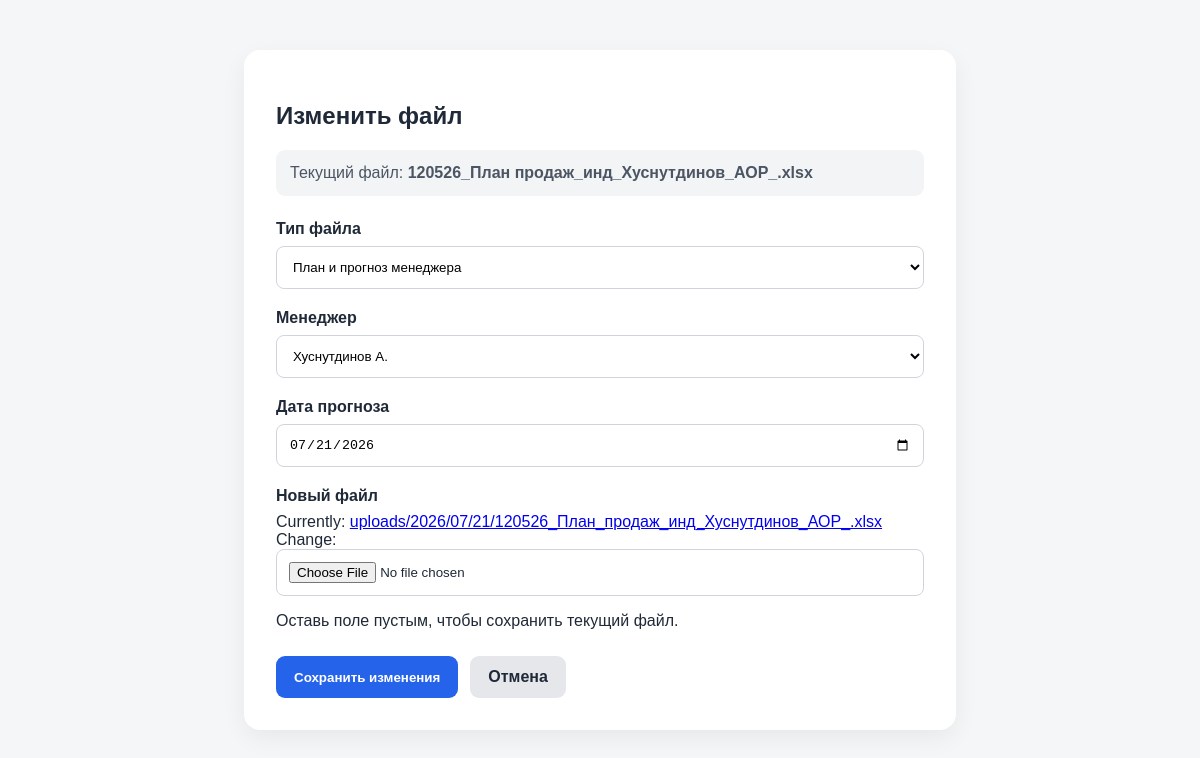
Screenshot of /uploads/21/edit/ (signed in) with the database file from the repository.
### uploads/models.py (models this page shows, shortened)
class UploadedFile(models.Model):
    MANAGERS = [
        ("khusnutdinov", "Хуснутдинов А."),
        ("redko", "Редько В."),
        ("izmailov", "Измайлов М."),
        ("mustafin", "Мустафин Р."),
        ("polyakov", "Поляков А."),
        ("prasolov_soloviev", "Прасолов и Соловьёв"),
        ("fomichev", "Фомичев В."),
        ("khoroshevsky", "Хорошевский А."),
        ("tsarev", "Царёв М."),
        ("ushakov", "Ушаков А."),
    ]
    FILE_TYPES = [
        ("manager_forecast", "План и прогноз менеджера"),
        ("actual_sales", "Фактические продажи"),
        ("other", "Другой файл"),
    ]
    file = models.FileField(
        upload_to="uploads/%Y/%m/%d/"
    )
    original_name = models.CharField(
        max_length=255
    )
    file_type = models.CharField(
        max_length=30,
        choices=FILE_TYPES,
        default="manager_forecast",
    )
    manager = models.CharField(
        max_length=40,
        choices=MANAGERS,
        blank=True,
        null=True,
    )
    forecast_date = models.DateField(
        verbose_name="Дата прогноза",
        blank=True,
        null=True,
    )
    uploaded_by = models.ForeignKey(
        settings.AUTH_USER_MODEL,
        on_delete=models.PROTECT,
        related_name="uploaded_files",
    )
    uploaded_at = models.DateTimeField(
        auto_now_add=True
    )
    size_bytes = models.PositiveBigIntegerField(
        default=0
    )
    VALIDATION_STATUSES = [
        ("not_checked", "Не проверен"),
        ("valid", "Проверен"),
        ("warning", "Есть предупреждения"),
        ("error", "Ошибка"),
    ]
    validation_status = models.CharField(
        max_length=20,
        choices=VALIDATION_STATUSES,
        default="not_checked",
    )
    sheet_count = models.PositiveIntegerField(
        default=0,
    )
    row_count = models.PositiveIntegerField(
        default=0,
    )
    column_count = models.PositiveIntegerField(
        default=0,
    )
    validation_message = models.TextField(
        blank=True,
        default="",
    )
    validated_at = models.DateTimeField(
        blank=True,
        null=True,
    )

### uploads/views.py (the view)
@login_required
def edit_file(request, file_id):
    if not is_analyst(request.user):
        return render(
            request,
            "uploads/access_denied.html",
            status=403,
        )
    uploaded_file = get_object_or_404(
        UploadedFile,
        id=file_id,
    )
    old_file_path = uploaded_file.file.name
    if request.method == "POST":
        form = UploadFileForm(
            request.POST,
            request.FILES,
            instance=uploaded_file,
        )
        if form.is_valid():
            updated_file = form.save(commit=False)
            if "file" in request.FILES:
                new_file = request.FILES["file"]
                updated_file.original_name = new_file.name
                updated_file.size_bytes = new_file.size
                if old_file_path:
                    uploaded_file.file.storage.delete(old_file_path)
            updated_file.save()
            validate_uploaded_file(updated_file)
            return redirect("uploads:upload_files")
    else:
        form = UploadFileForm(instance=uploaded_file)
    return render(
        request,
        "uploads/edit_file.html",
        {
            "form": form,
            "uploaded_file": uploaded_file,
        },
    )

### uploads/forms.py (shortened to what this page needs)
class UploadFileForm(forms.ModelForm):
    class Meta:
        model = UploadedFile
        fields = [
            "file_type",
            "manager",
            "forecast_date",
            "file",
        ]
        widgets = {
            "file_type": forms.Select(),
            "manager": forms.Select(),
            "forecast_date": forms.DateInput(
                attrs={
                    "type": "date",
                }
            ),
            "file": forms.ClearableFileInput(
                attrs={
                    "accept": ".xlsx,.xls,.csv",
                }
            ),
        }
        labels = {
            "file_type": "Тип файла",
            "manager": "Менеджер",
            "forecast_date": "Дата прогноза",
            "file": "Файл",
        }
    def __init__(self, *args, **kwargs):
        super().__init__(*args, **kwargs)
        if self.instance and self.instance.pk:
            self.fields["file"].required = False
        else:
            self.fields["forecast_date"].initial = timezone.localdate()

### uploads/views.py (called while the page is built)
def is_analyst(user):
    return (
        user.is_superuser
        or user.groups.filter(name="Analyst").exists()
    )

### uploads/templates/uploads/edit_file.html (shortened to what this page needs)
<!DOCTYPE html>
<html lang="ru">
<head>
</head>
<body>
    <main class="container">
        <section class="panel">
            <h1>Изменить файл</h1>
            <div class="current-file">
                Текущий файл:
                <strong>{{ uploaded_file.original_name }}</strong>
            </div>
            <form method="post" enctype="multipart/form-data">
                <div class="form-group">
                    <label for="{{ form.file_type.id_for_label }}">
                        Тип файла
                    </label>
                    {{ form.file_type }}
                </div>
                <div class="form-group" id="manager-field">
                    <label for="{{ form.manager.id_for_label }}">
                        Менеджер
                    </label>
                    {{ form.manager }}
                </div>
                <div class="form-group" id="forecast-date-field">
                    <label for="{{ form.forecast_date.id_for_label }}">
                        Дата прогноза
                    </label>
                    {{ form.forecast_date }}
                </div>
                <div class="form-group">
                    <label for="{{ form.file.id_for_label }}">
                        Новый файл
                    </label>
                    {{ form.file }}
                    <p>
                        Оставь поле пустым, чтобы сохранить текущий файл.
                    </p>
                </div>
                <div class="actions">
                    <button type="submit" class="button button-save">
                        Сохранить изменения
                    </button>
                    <a
                        href="{% url 'uploads:upload_files' %}"
                        class="button button-cancel"
                    >
                        Отмена
                    </a>
                </div>
            </form>
        </section>
    </main>
</body>
</html>

### uploads/templates/uploads/edit_file.html (style rules this page uses)
* { box-sizing: border-box; }
body { margin: 0; font-family: Arial, sans-serif; background: #f4f6f8; color: #1f2937; }
.container { max-width: 760px; margin: 50px auto; padding: 0 24px; }
.panel { padding: 32px; background: #ffffff; border-radius: 16px; box-shadow: 0 8px 25px rgba(0, 0, 0, 0.06); }
.form-group { margin-bottom: 20px; }
label { display: block; margin-bottom: 8px; font-weight: 700; }
select, input[type="file"], input[type="date"] { width: 100%; padding: 12px; border: 1px solid #d1d5db; border-radius: 8px; background: white; }
.current-file { margin-bottom: 24px; padding: 14px; border-radius: 9px; background: #f3f4f6; color: #4b5563; }
.actions { display: flex; gap: 12px; margin-top: 26px; }
.button { display: inline-block; padding: 12px 18px; border: 0; border-radius: 9px; text-decoration: none; font-weight: 700; cursor: pointer; }
.button-save { background: #2563eb; color: #ffffff; }
.button-cancel { background: #e5e7eb; color: #1f2937; }

### rows the page displays
UploadedFile: original_name "120526_План продаж_инд_Хуснутдинов_АОР_.xlsx", file_type "План и прогноз менеджера", manager "Хуснутдинов А.", forecast_date "07/21/2026"
